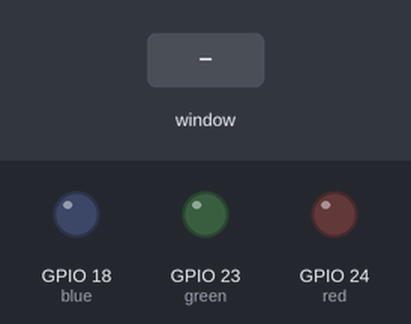
This program was run on a simulated Raspberry Pi (BCM pin numbers). On the bench: output pins drawn as LEDs (lit = HIGH). The test bench sets the inputs (shaded band). The desktop window is not drawn, its controls go by their first labels and the mouse button is held 0.15 s. At 8.8 s the program stops and its outputs stay as they are.

Above: at 1.2 s.
1.3 s: control labelled "Turn Red Led On" in the window clicked
At 2.4 s:
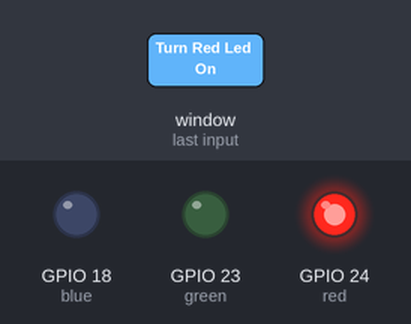
2.8 s: control labelled "Turn Blue Led On" in the window clicked
At 3.6 s:
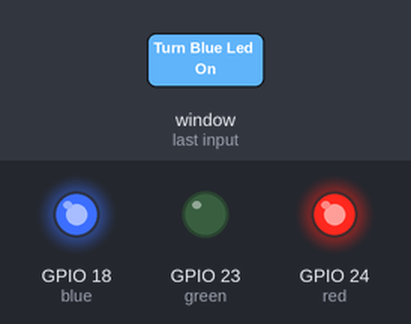
4.3 s: control labelled "Turn Green Led On" in the window clicked
At 4.7 s:
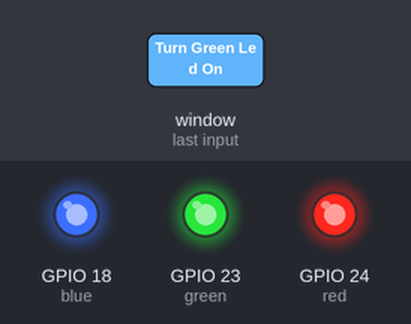
5.8 s: control labelled "Turn Red Led On" in the window clicked
At 7.0 s:
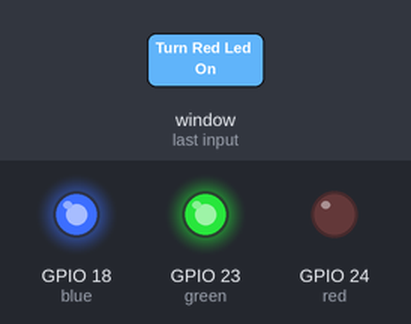
7.3 s: control labelled "Turn Blue Led On" in the window clicked
At 8.2 s:
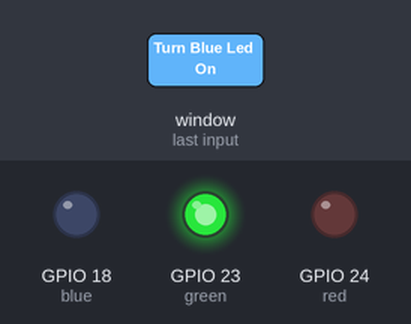
8.8 s: control labelled "Exit" in the window clicked
At 9.3 s:
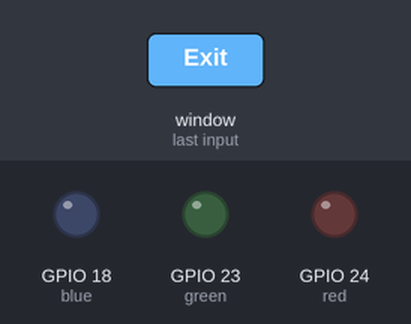
Timing chart, 0 to 10.3 s (numbered marks = the images above; inputs shaded):
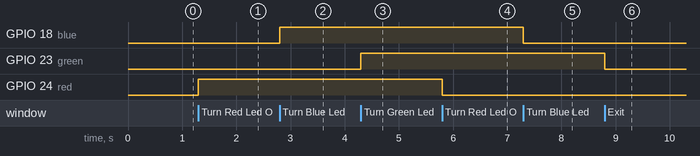

Measured:
- after the input at 1.3 s, GPIO 24 (red): LOW → HIGH at once
- after the input at 2.8 s, GPIO 18 (blue): LOW → HIGH at once
- after the input at 4.3 s, GPIO 23 (green): LOW → HIGH at once
- after the input at 5.8 s, GPIO 24 (red): HIGH → LOW at once
- after the input at 7.3 s, GPIO 18 (blue): HIGH → LOW at once
- after the input at 8.8 s, GPIO 23 (green): HIGH → LOW at once

The program:

GUI.py
```python
from Tkinter import *
import tkFont
from gpiozero import LED
import RPi.GPIO
RPi.GPIO.setmode(RPi.GPIO.BCM)
##hardware
red = LED(24)
blue = LED(18)
green = LED(23)

##  GUI DEFINITIONS ##
win = Tk()
win.title("LED Toggler")
myFont = tkFont.Font(family='Helvetica',size = 12, weight="bold")

### EVENT FUNCTIONS ###
def redToggle():
	if red.is_lit:
		red.off()
		redButton["text"] = "Turn Red Led On"
	else:
		red.on()
		redButton["text"] = "Turn Red Led Off"
def blueToggle():
	if blue.is_lit:
		blue.off()
		blueButton["text"] = "Turn Blue Led On"
	else:
		blue.on()
		blueButton["text"] = "Turn Blue Led Off"
def greenToggle():
        if green.is_lit:
                green.off()
                greenButton["text"] = "Turn Green Led On"
        else:
                green.on()
                greenButton["text"] = "Turn Green Led Off"

def close():
	RPi.GPIO.cleanup()
	win.destroy()

### WIDGETS ###
redButton = Button(win, text = 'Turn Red Led On', font = myFont, command = redToggle, bg = 'bisque2',height =1, width = 24)
redButton.grid(row=0,column=1)

blueButton = Button(win, text = 'Turn Blue Led On', font = myFont, command = blueToggle,bg = 'bisque2',height =1, width = 24)
blueButton.grid(row=1,column=1)

greenButton = Button(win, text = 'Turn Green Led On', font = myFont, command = greenToggle,bg = 'bisque2',height =1, width = 24)
greenButton.grid(row=2,column=1)

exitButton = Button(win, text = 'Exit', font = myFont, command = close,bg ='red',height =1, width = 6)
exitButton.grid(row=3,column=1)

win.protocol("WM DELETE WINDOW",close) #exit cleanly
win.mainloop() #loop forever
```
